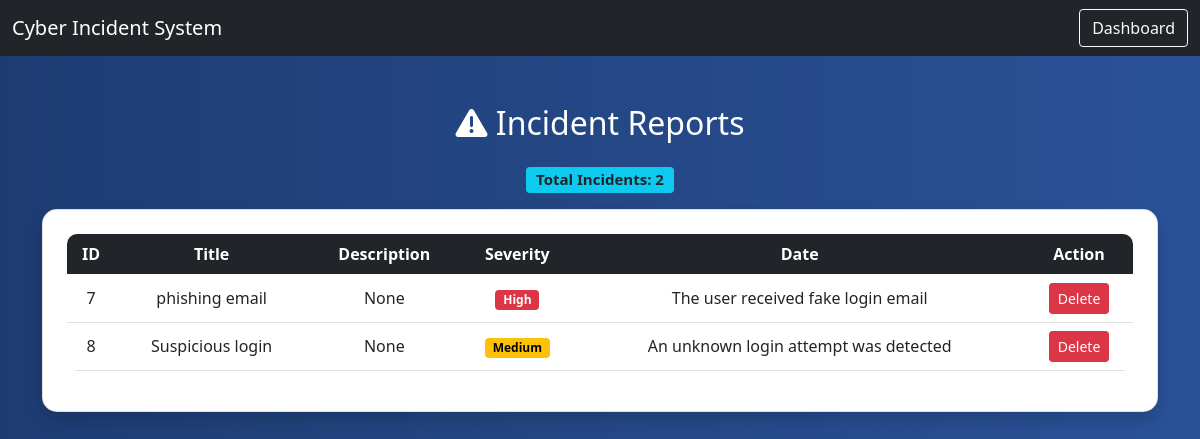
Before: /view with the older database file.
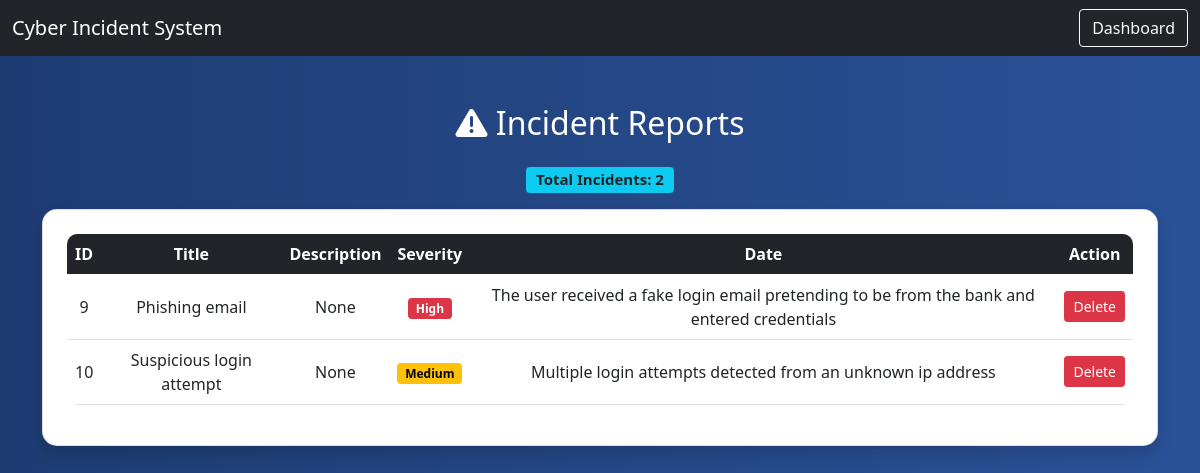
After: the same page with the newer database file.
### tables this page shows
CREATE TABLE incidents (id INTEGER PRIMARY KEY AUTOINCREMENT,title TEXT,
               type TEXT,severity TEXT,description TEXT,status TEXT, date TEXT);

### app.py (the view)
@app.route('/view')
def view():
    conn = get_db()
    incidents = conn.execute("SELECT * FROM incidents").fetchall()
    conn.close()
    return render_template("view.html", incidents=incidents)

### app.py (called while the page is built)
def get_db():
    return sqlite3.connect("database.db")

### templates/view.html (shortened to what this page needs)
<!DOCTYPE html>
<html>
<head>
    <link href="https://cdn.jsdelivr.net/npm/bootstrap@5.0.2/dist/css/bootstrap.min.css" rel="stylesheet">
    <link rel="stylesheet" href="https://cdnjs.cloudflare.com/ajax/libs/font-awesome/6.0.0/css/all.min.css">
</head>
<body>
<nav class="navbar navbar-dark bg-dark">
    <div class="container-fluid">
        <span class="navbar-brand">Cyber Incident System</span>
        <a href="/dashboard" class="btn btn-outline-light">Dashboard</a>
    </div>
</nav>
<div class="container mt-5">
    <h2 class="text-center mb-4">
        <i class="fas fa-exclamation-triangle"></i> Incident Reports
    </h2>
    <h5 class="text-center mb-3">
    <span class="badge bg-info text-dark">
        Total Incidents: {{ incidents|length }}
    </span>
</h5>
    <div class="card shadow p-4 bg-white text-dark">
        <table class="table table-hover text-center align-middle">
            <thead class="table-dark">
                <tr>
                    <th>ID</th>
                    <th>Title</th>
                    <th>Description</th>
                    <th>Severity</th>
                    <th>Date</th>
                    <th>Action</th>
                </tr>
            </thead>
            <tbody>
                {% for incident in incidents %}
                <tr>
                    <td>{{ incident[0] }}</td>
                    <td>{{ incident[1] }}</td>
                    <td>{{ incident[2] }}</td>
                    <td>
                        {% if incident[3] == 'Low' %}
                            <span class="badge badge-low">Low</span>
                        {% elif incident[3] == 'Medium' %}
                            <span class="badge badge-medium">Medium</span>
                        {% else %}
                            <span class="badge badge-high">High</span>
                        {% endif %}
                    </td>
                    <td>{{ incident[4] }}</td>
                    <td>
                        <a href="/delete/{{ incident[0] }}" class="btn btn-danger btn-sm">Delete</a>
                    </td>
                </tr>
                {% endfor %}
            </tbody>
        </table>
    </div>
</div>
</body>
</html>

### templates/view.html (style rules this page uses)
body { background: linear-gradient(to right, #1e3c72, #2a5298); color: white; }
.card { border-radius: 15px; }
.table { border-radius: 10px; overflow: hidden; }
.badge-medium { background-color: #ffc107; color: black; }
.badge-high { background-color: #dc3545; }

Changed rows visible on the page:
removed incidents: id "7", title "phishing email", incident "None", severity "High", description "The user received fake login email"
removed incidents: id "8", title "Suspicious login", incident "None", severity "Medium", description "An unknown login attempt was detected"
added incidents: id "9", title "Phishing email", incident "None", severity "High", description "The user received a fake login email pretending to be from the bank and entered credentials"
added incidents: id "10", title "Suspicious login attempt", incident "None", severity "Medium", description "Multiple login attempts detected from an unknown ip address"
